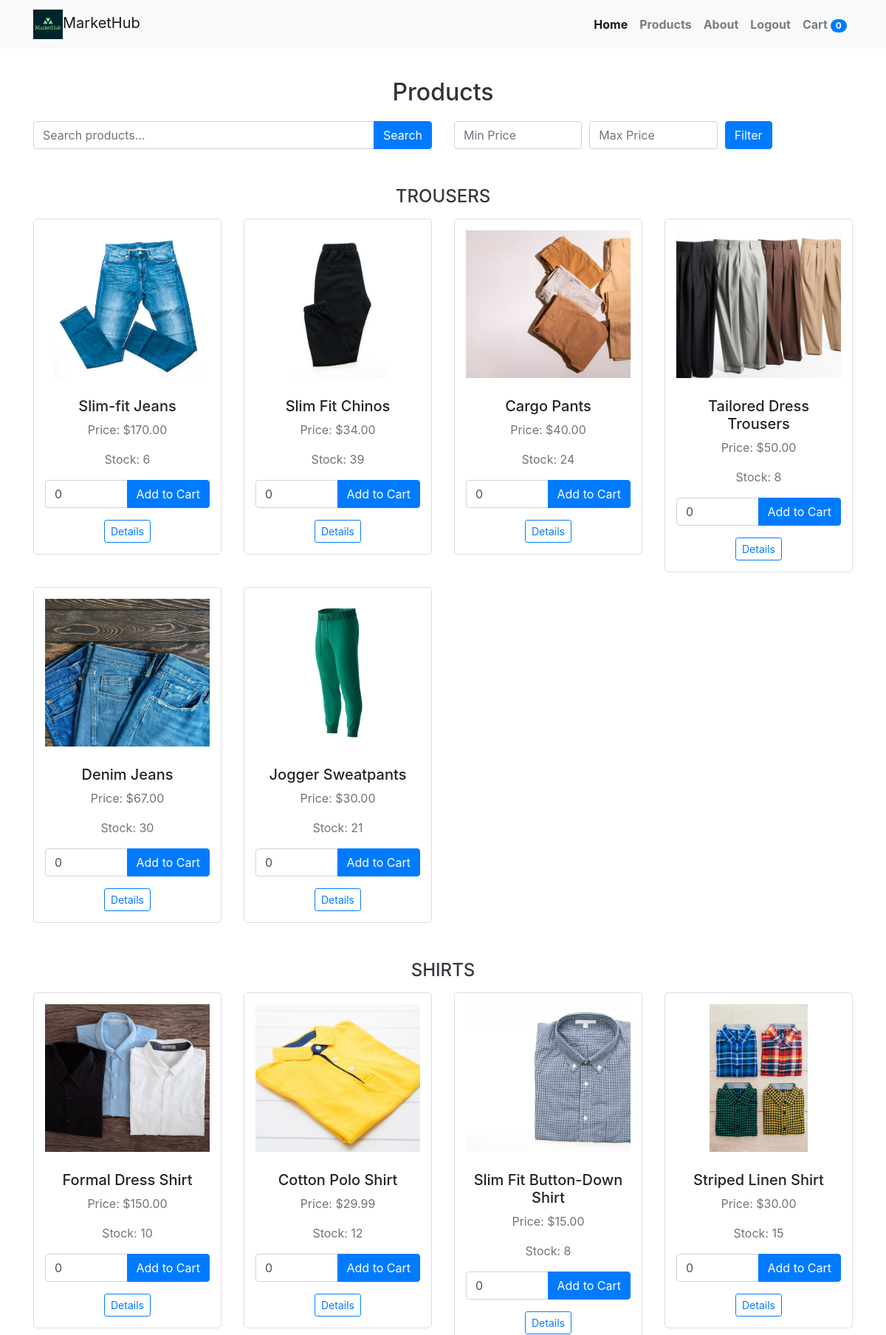
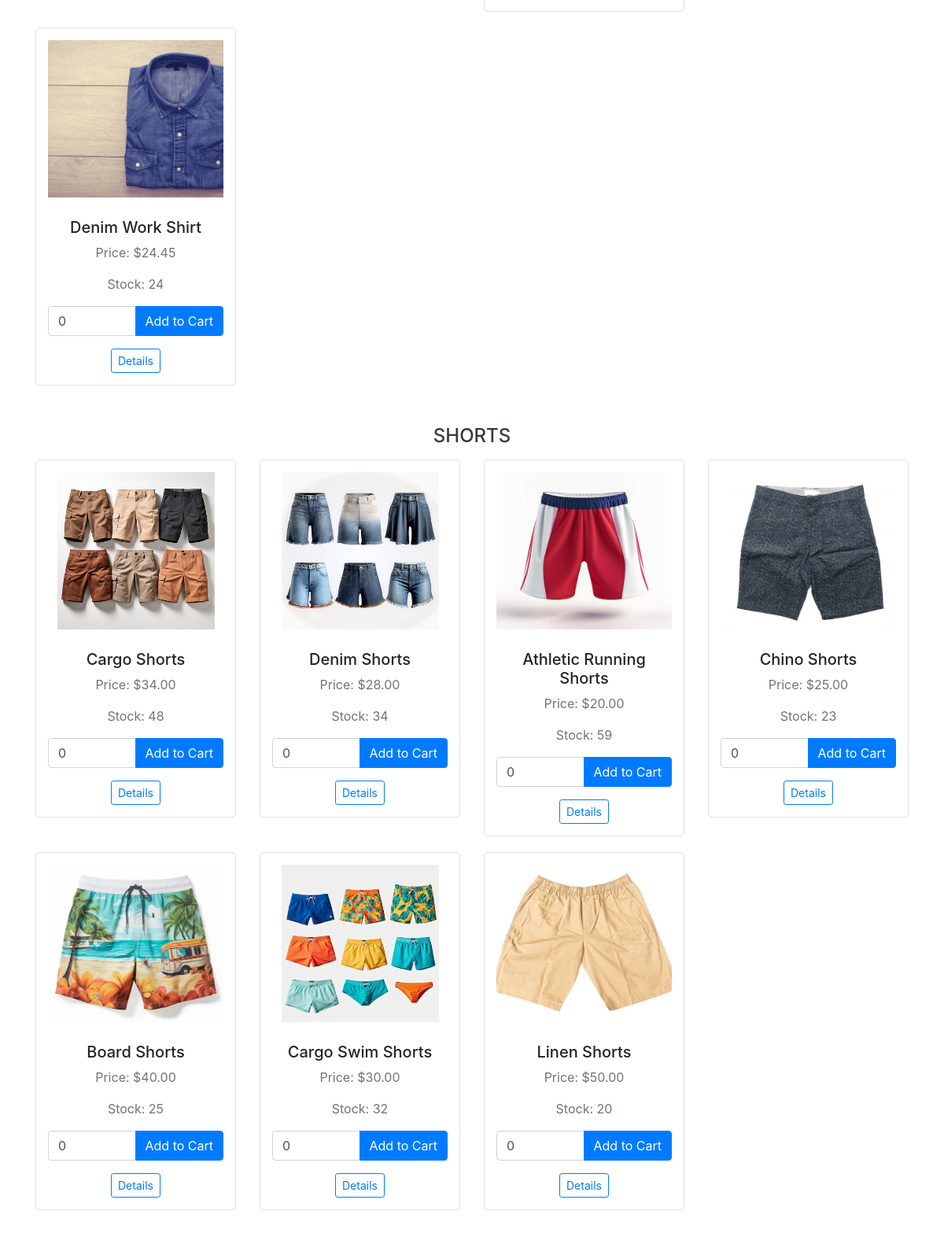
/category/1/ (signed in, upper part), run on the app's committed database (2 pictures, top to bottom).
### MarketHub/models.py (models this page shows, shortened)
class SubCategory(models.Model):
    name = models.CharField(max_length=100)
    category = models.ForeignKey(Category, on_delete=models.SET_NULL, null=True)  # Links each subcategory to a parent category

class Product(models.Model):
    name = models.CharField(max_length=100)
    description = models.TextField()
    price = models.DecimalField(max_digits=10, decimal_places=2)
    stock = models.PositiveIntegerField()
    image = models.ImageField(upload_to='products/', blank=True)  # Optional product image
    category = models.ForeignKey(Category, on_delete=models.SET_NULL, null=True)  # Set category to NULL if related category is deleted
    subcategory = models.ForeignKey(SubCategory, on_delete=models.SET_NULL, null=True)  # Set subcategory to NULL if related subcategory is deleted
    cart_quantity = models.PositiveIntegerField(default=0)  # New field to store cart quantity

### MarketHub/views.py (the view)
# urls.py: path('category/<int:category_id>/', views.product_list_by_category, name='product_list_by_category'),
@login_required
def product_list_by_category(request, category_id):
    category = get_object_or_404(Category, pk=category_id)
    subcategories = SubCategory.objects.filter(category=category)
    query = request.GET.get('q')
    min_price = request.GET.get('min_price')
    max_price = request.GET.get('max_price')
    if min_price is not None and min_price != '':
        min_price = Decimal(min_price)
    else:
        min_price = None
    if max_price is not None and max_price != '':
        max_price = Decimal(max_price)
    else:
        max_price = None
    cart_products = Product.objects.filter(cart_quantity__gt=0)
    cart_count = cart_products.aggregate(Sum('cart_quantity'))['cart_quantity__sum'] or 0
    products_by_subcategory = []
    for subcategory in subcategories:
        products = Product.objects.filter(category=category, subcategory=subcategory)
        if query:
            products = products.filter(
                Q(name__icontains=query) | Q(description__icontains=query)
            )
        if min_price is not None:
            products = products.filter(price__gte=min_price)
        if max_price is not None:
            products = products.filter(price__lte=max_price)
        products_by_subcategory.append({'subcategory': subcategory, 'products': products})
    if query:
        search_results = [product for subcategory_data in products_by_subcategory for product in subcategory_data['products']]
        return render(request, 'product_list.html', {'category': category, 'search_results': search_results, 'min_price': min_price, 'max_price': max_price, 'cart_count': cart_count})
    return render(request, 'product_list.html', {'category': category, 'products_by_subcategory': products_by_subcategory, 'min_price': min_price, 'max_price': max_price, 'cart_count': cart_count})

### Templates/product_list.html (shortened to what this page needs)
{% load static %}
<!DOCTYPE html>
<html lang="en">
<head>
    <link href="https://stackpath.bootstrapcdn.com/bootstrap/4.5.2/css/bootstrap.min.css" rel="stylesheet">
</head>
<body>
    <nav class="navbar navbar-expand-lg navbar-light bg-light">
        <div class="container">
            <a class="navbar-brand" href="#">
                <img src="{% static 'images/default.png' %}" alt="Logo">MarketHub
            </a>
            <div class="collapse navbar-collapse" id="navbarNav">
                <ul class="navbar-nav">
                    <li class="nav-item active">
                        <a class="nav-link" href="#">Home</a>
                    </li>
                    <li class="nav-item">
                        <a class="nav-link" href="{% url 'products' %}">Products</a>
                    </li>
                    <li class="nav-item">
                        <a class="nav-link" href="#">About</a>
                    </li>
                    <li class="nav-item">
                        <a class="nav-link" href="{% url 'logout' %}">Logout</a>
                    </li>
                </ul>
                <ul class="navbar-nav">
                    <li class="nav-item">
                    <ul class="navbar-nav">
                        <li class="nav-item">
                            <a class="nav-link" href="{% url 'cart_detail' %}">
                                 Cart
                                <span id="cart-count" class="badge badge-pill badge-primary">{{ cart_count }}</span>
                            </a>
                        </li>
                    </ul>
                    </li>
                </ul>
            </div>
        </div>
    </nav>
    <div class="container">
        <h1>Products</h1>
        <div class="row justify-content-center">
            <div class="col-md-6">
                <form action="{% url 'product_list_by_category' category.id  %}" method="GET" class="search-bar">
                    <div class="input-group">
                        <input type="text" class="form-control" placeholder="Search products..." name="q" value="{{ request.GET.q }}">
                        <div class="input-group-append">
                            <button class="btn btn-primary" type="submit">Search</button>
                        </div>
                    </div>
                </form>
            </div>
            <div class="col-md-6">
                <form action="{% url 'product_list_by_category' category.id %}" method="GET" class="search-bar">
                    <div class="form-row">
                        <div class="col">
                            <input type="number" class="form-control" placeholder="Min Price" name="min_price" value="{{ min_price }}">
                        </div>
                        <div class="col">
                            <input type="number" class="form-control" placeholder="Max Price" name="max_price" value="{{ max_price }}">
                        </div>
                        <div class="col">
                            <button type="submit" class="btn btn-primary">Filter</button>
                        </div>
                    </div>
                </form>
            </div>
        </div>
        <div class="row">
            {% if request.GET.q %}
                {% for product in search_results %}
                    <div class="col-lg-3 col-md-4 col-sm-6">
                        <div class="product-card">
                            <a href="{% url 'product_detail' product.id %}">
                                <img src="{{ product.image.url }}" alt="{{ product.name }}" class="product-image img-fluid">
                            </a>
                            <h4 class="mt-3">{{ product.name }}</h4>
                            <p class="text-muted">Price: ${{ product.price }}</p>
                            <p class="text-muted">Stock: {{ product.stock }}</p>
                            <form method="post" action="{% url 'add_to_cart' product.id %}">
                                {% csrf_token %}
                                <div class="input-group mb-3">
                                    <input type="number" class="form-control" name="quantity" value="{{ product.cart_quantity }}" min="1" data-product-id="{{ product.id }}">
                                    <div class="input-group-append">
                                        <button type="submit" class="btn btn-primary add-to-cart-btn">Add to Cart</button>
                                    </div>
                                </div>
                            </form>
                            <a href="{% url 'product_detail' product.id %}" class="btn btn-outline-primary btn-sm">Details</a>
                        </div>
                    </div>
                {% endfor %}
            {% else %}
                {% for subcategory_data in products_by_subcategory %}
                    <div class="col-12">
                        <h2 class="text-dark">{{ subcategory_data.subcategory.name }}</h2>
                    </div>
                    {% for product in subcategory_data.products %}
                        <div class="col-lg-3 col-md-4 col-sm-6">
                            <div class="product-card">
                                <a href="{% url 'product_detail' product.id %}">
                                    <img src="{{ product.image.url }}" alt="{{ product.name }}" class="product-image img-fluid">
                                </a>
                                <h5 class="mt-3">{{ product.name }}</h5>
                                <p class="text-muted">Price: ${{ product.price }}</p>
                                <p class="text-muted">Stock: {{ product.stock }}</p>
                                <form method="post" action="{% url 'add_to_cart' product.id %}">
                                    <div class="input-group mb-3">
                                        <input type="number" class="form-control" name="quantity" value="{{ product.cart_quantity }}" min="1" data-product-id="{{ product.id }}">
                                        <div class="input-group-append">
                                            <button type="submit" id="add-to-cart-btn" class="btn btn-primary">Add to Cart</button>
                                        </div>
                                    </div>
                                </form>
                                <a href="{% url 'product_detail' product.id %}" class="btn btn-outline-primary btn-sm">Details</a>
                            </div>
                        </div>
                    {% endfor %}
                {% endfor %}
            {% endif %}
        </div>
    </div>
</body>
</html>

### Templates/product_list.html (style rules this page uses)
.product-card { border: 1px solid #ddd; border-radius: 5px; padding: 15px; margin-bottom: 20px; text-align: center; transition: all 0.3s ease; }
.product-image { max-width: 100%; height: 200px; object-fit: cover; margin-bottom: 10px; }
.navbar-brand img { max-height: 40px; }
.navbar-nav .nav-link { color: #333; font-weight: bold; }
.navbar .navbar-collapse { justify-content: flex-end; }
h1 { font-size: 2rem; color: #333; text-align: center; margin-top: 40px; margin-bottom: 20px; }
h2 { font-size: 1.5rem; color: #007bff; text-transform: uppercase; text-align: center; margin-top: 30px; margin-bottom: 15px; }
.search-bar { margin-bottom: 20px; }

### data on the page
SubCategory: subcategory.name "TROUSERS"
Product: image (picture), name "Slim-fit Jeans", price "170.00", stock "6", quantity "0"
Product: image (picture), name "Slim Fit Chinos", price "34.00", stock "39", quantity "0"
Product: image (picture), name "Cargo Pants", price "40.00", stock "24", quantity "0"
Product: image (picture), name "Tailored Dress Trousers", price "50.00", stock "8", quantity "0"
Product: image (picture), name "Denim Jeans", price "67.00", stock "30", quantity "0"
Product: image (picture), name "Jogger Sweatpants", price "30.00", stock "21", quantity "0"
SubCategory: subcategory.name "SHIRTS"
Product: image (picture), name "Formal Dress Shirt", price "150.00", stock "10", quantity "0"
Product: image (picture), name "Cotton Polo Shirt", price "29.99", stock "12", quantity "0"
Product: image (picture), name "Slim Fit Button-Down Shirt", price "15.00", stock "8", quantity "0"
Product: image (picture), name "Striped Linen Shirt", price "30.00", stock "15", quantity "0"
Product: image (picture), name "Denim Work Shirt", price "24.45", stock "24", quantity "0"
SubCategory: subcategory.name "SHORTS"
Product: image (picture), name "Cargo Shorts", price "34.00", stock "48", quantity "0"
Product: image (picture), name "Denim Shorts", price "28.00", stock "34", quantity "0"
Product: image (picture), name "Athletic Running Shorts", price "20.00", stock "59", quantity "0"
Product: image (picture), name "Chino Shorts", price "25.00", stock "23", quantity "0"
Product: image (picture), name "Board Shorts", price "40.00", stock "25", quantity "0"
Product: image (picture), name "Cargo Swim Shorts", price "30.00", stock "32", quantity "0"
Product: image (picture), name "Linen Shorts", price "50.00", stock "20", quantity "0"

### other printed values
{{ cart_count }} "0"
